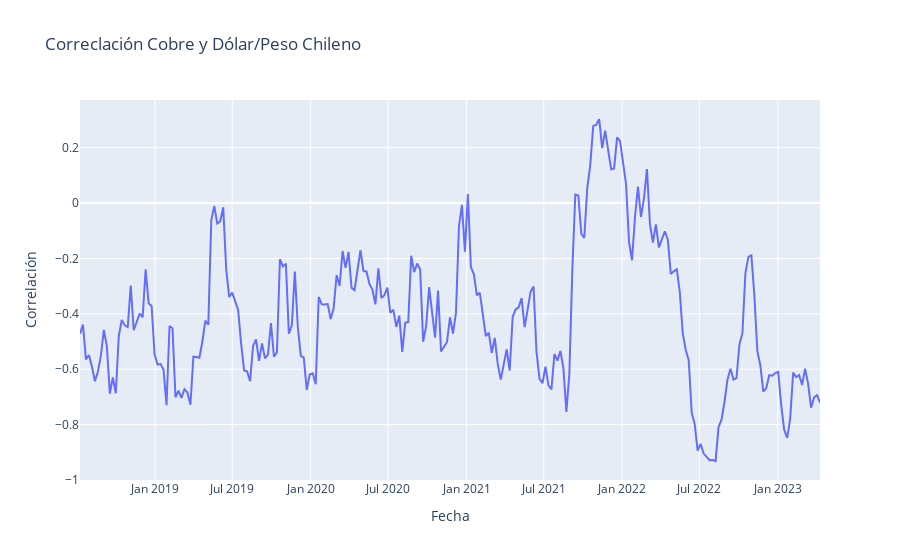

The cell this chart's notebook holds for it:
### Code cell
# graficando con plotly
df = rollingCorr

fig = px.line(df,
              labels={'value':'Correlación', 
                      'Date':'Fecha'},
              title='Correclación Cobre y Dólar/Peso Chileno')
fig.update_layout(showlegend=False)
             
fig.show()

### Figure 1 — Plotly figure (JSON) as saved in the notebook; plotly's stock layout.template omitted (floating-point values rounded to 4 significant figures; data arrays with more than 128 entries replaced by an {"elided": "..."} marker saying what was removed)
{"data": [{"hovertemplate": "variable=0<br>Fecha=%{x}<br>Correlación=%{y}<extra></extra>", "legendgroup": "0", "line": {"color": "#636efa", "dash": "solid"}, "marker": {"symbol": "circle"}, "mode": "lines", "name": "0", "orientation": "v", "showlegend": true, "type": "scatter", "x": {"elided": "249 str values"}, "xaxis": "x", "y": {"elided": "249 float values"}, "yaxis": "y"}], "layout": {"autosize": true, "legend": {"title": {"text": "variable"}, "tracegroupgap": 0}, "showlegend": false, "title": {"text": "Correclación Cobre y Dólar/Peso Chileno"}, "xaxis": {"anchor": "y", "autorange": true, "domain": [0, 1], "range": ["2018-07-09", "2023-04-10"], "title": {"text": "Fecha"}, "type": "date"}, "yaxis": {"anchor": "x", "autorange": true, "domain": [0, 1], "range": [-1.0, 0.3724], "title": {"text": "Correlación"}, "type": "linear"}}}
